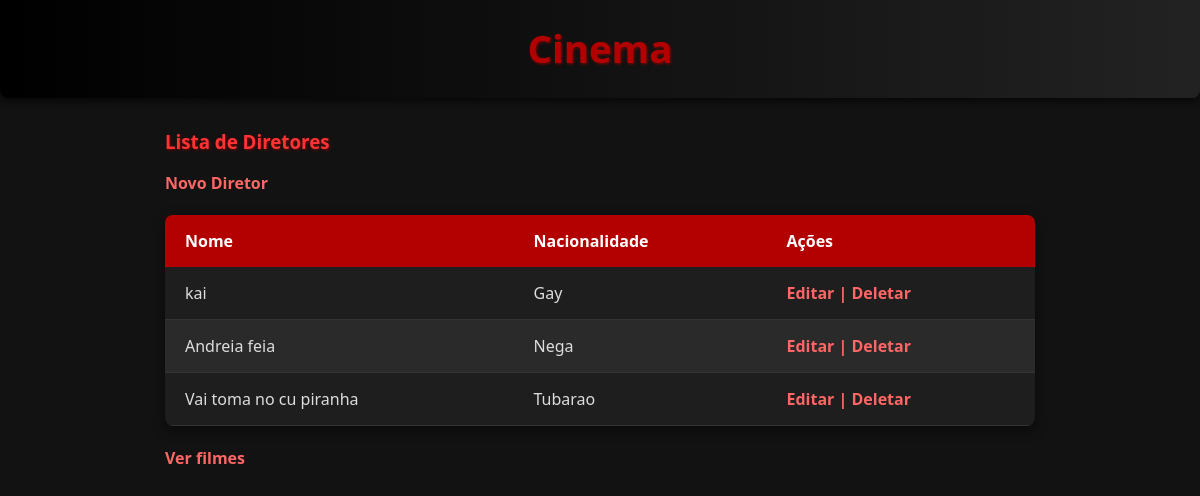
Before: /diretores with the older database file.
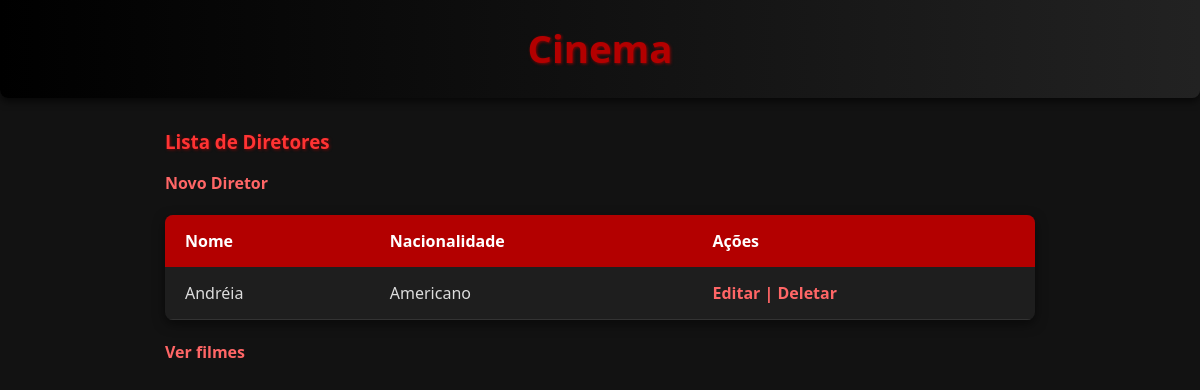
After: the same page with the newer database file.
### tables this page shows
CREATE TABLE diretor (
    id INTEGER PRIMARY KEY AUTOINCREMENT,
    nome TEXT NOT NULL,
    nacionalidade TEXT
);

### app/views.py (the view)
@app.route('/diretores')
def index_diretores():
    data = diretor_service.get_all_diretores()
    return render_template('diretor/list.html', diretores=data)

### app/database/connection.py (called while the page is built)
def get_db():
    db = getattr(g, '_database', None)
    if db is None:
        db = g._database = sqlite3.connect(DATABASE)
    return db

@app.teardown_appcontext
def close_connection(exception):
    db = getattr(g, '_database', None)
    if db is not None:
        db.close()

### app/models/diretor_model.py (called while the page is built)
    def get_id(self):
        return self.__id

    def get_nome(self):
        return self.__nome

    def get_nacionalidade(self):
        return self.__nacionalidade

### app/repository/diretor_repository.py (called while the page is built)
    def get_all_diretores(self):
        connection = get_db()
        cursor = connection.cursor()
        cursor.execute("SELECT * FROM diretor")
        rows = cursor.fetchall()
        return [
            DiretorModel(
                id=row[0],
                nome=row[1],
                nacionalidade=row[2],
            )
            for row in rows
        ]

### app/service/diretor_service.py (called while the page is built)
    def get_all_diretores(self):
        return self.diretor_repository.get_all_diretores()

### app/templates/diretor/list.html
{% extends 'base.html' %}
{% block content %}
<h3>Lista de Diretores</h3>
<a href="{{ url_for('create_diretor') }}"> Novo Diretor</a>
<table>
    <thead>
        <tr>
            <th>Nome</th>
            <th>Nacionalidade</th>
            <th>Ações</th>
        </tr>
    </thead>
    <tbody>
        {% for diretor in diretores %}
        <tr>
            <td>{{ diretor.get_nome() }}</td>
            <td>{{ diretor.get_nacionalidade() }}</td>
            <td>
                <a href="{{ url_for('update_diretor', pk=diretor.get_id()) }}">Editar |</a>
                <a href="{{ url_for('delete_diretor', pk=diretor.get_id()) }}">Deletar</a>
            </td>
        </tr>
        {% endfor %}
    </tbody>
</table>
<a href="{{ url_for('index_filmes') }}">Ver filmes</a>
{% endblock %}

Changed rows visible on the page:
removed diretor: get_nome "kai", get_nacionalidade "Gay"
removed diretor: get_nome "Andreia feia", get_nacionalidade "Nega"
removed diretor: get_nome "Vai toma no cu piranha", get_nacionalidade "Tubarao"
added diretor: get_nome "Andréia", get_nacionalidade "Americano"
